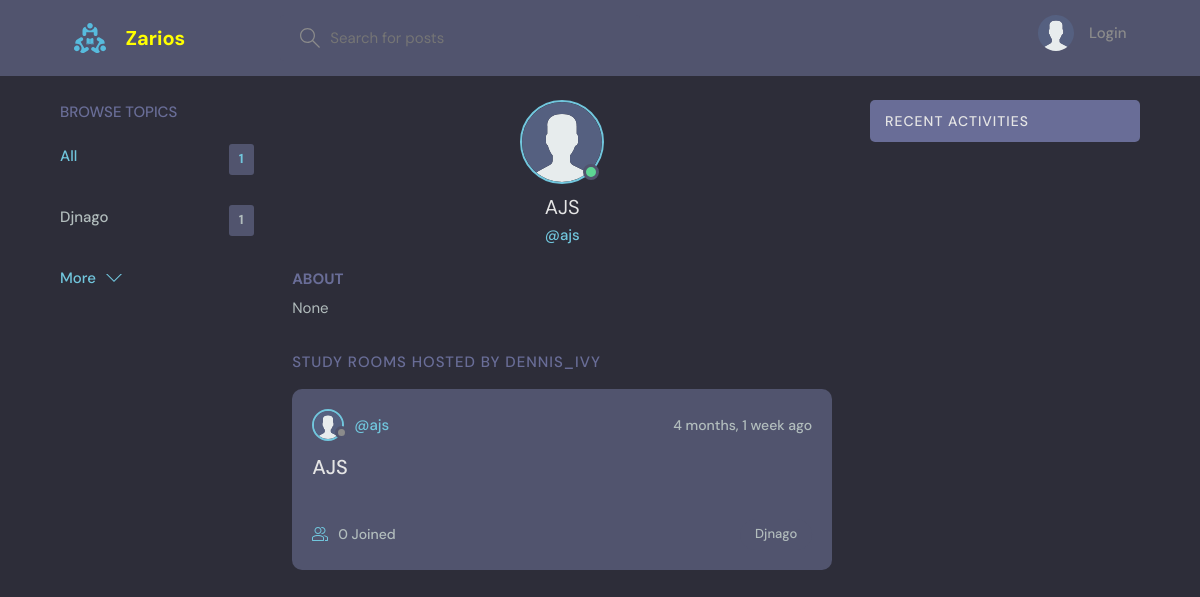
Page /profile/1/ on the committed database.
### base/models.py (models this page shows, shortened)
class Topic(models.Model):
    name = models.CharField(max_length=200)

class User(AbstractUser):
    name = models.CharField(max_length=200, null=True)
    email = models.EmailField(unique=True, null=True)
    bio = models.TextField(null=True)
    avatar = models.ImageField(null=True, default="avatar.svg")
    USERNAME_FIELD = 'email'
    REQUIRED_FIELDS = []

class Room(models.Model):
    host = models.ForeignKey(User, on_delete=models.SET_NULL, null=True)
    topic = models.ForeignKey(Topic, on_delete=models.SET_NULL, null=True)
    name = models.CharField(max_length=200)
    description = models.TextField(null=True, blank=True)
    participants = models.ManyToManyField(
        User, related_name='participants', blank=True)
    updated = models.DateTimeField(auto_now=True)
    created = models.DateTimeField(auto_now_add=True)
    class Meta:
        ordering = ['-updated', '-created']

### base/views.py (the view)
# urls.py: path('profile/<str:pk>/', views.userProfile, name="user-profile"),
def userProfile(request, pk):
    user = User.objects.get(id=pk)
    rooms = user.room_set.all()
    room_messages = user.message_set.all()
    topics = Topic.objects.all()
    context = {'user': user, 'rooms': rooms,
               'room_messages': room_messages, 'topics': topics}
    return render(request, 'base/profile.html', context)

### base/templates/base/profile.html (shortened to what this page needs)
{% extends 'main.html' %}
{% block content %}
<main class="profile-page layout layout--3">
  <div class="container">
    {% include 'base/topics_component.html' %}
    <div class="roomList">
      <div class="profile">
        <div class="profile__avatar">
          <div class="avatar avatar--large active">
            <img src="{{user.avatar.url}}" />
          </div>
        </div>
        <div class="profile__info">
          <h3>{{user.name}}</h3>
          <p>@{{user.username}}</p>
        </div>
        <div class="profile__about">
          <h3>About</h3>
          <p>
            {{user.bio}}
          </p>
        </div>
      </div>
      <div class="roomList__header">
        <div>
          <h2>Study Rooms Hosted by dennis_ivy</a>
          </h2>
        </div>
      </div>
      {% include 'base/feed_component.html' %}
    </div>
    {% include 'base/activity_component.html' %}
  </div>
</main>
{% endblock content %}

### templates/main.html (shortened to what this page needs)
<!doctype html>
{% load static %}
<html lang="en">
    <head>
        <link rel="stylesheet" href="{% static 'styles/style.css' %}" />
    </head>
    <body>
        {% include 'navbar.html' %}  {% block content %} {% endblock %}
    </body>
</html>

### templates/navbar.html (shortened to what this page needs)
{% load static %}
<header class="header header--loggedIn">
    <div class="container">
        <a href="{% url 'home' %}" class="header__logo">
            <img src="{% static 'images/logo.svg' %}" />
            <h1>Zarios</h1>
        </a>
        <form class="header__search" method="GET" action="{% url 'home' %}">
            <label>
                <input name="q" placeholder="Search for posts" />
            </label>
        </form>
        <nav class="header__menu">
            {% if request.user.is_authenticated %}
            <div class="header__user">
                <a href="{% url 'update-user' %}">
                    <div class="avatar avatar--medium active">
                        <img src="{{request.user.avatar.url}}" />
                    </div>
                    <p>
                        {{request.user.username}}
                        <span>@{{request.user.username}}</span>
                    </p>
                </a>
                <button class="dropdown-button">
                    <svg
                        version="1.1"
                        xmlns="http://www.w3.org/2000/svg"
                        width="32"
                        height="32"
                        viewBox="0 0 32 32"
                    >
                        <title>chevron-down</title>
                        <path
                            d="M16 21l-13-13h-3l16 16 16-16h-3l-13 13z"
                        ></path>
                    </svg>
                </button>
            </div>
            {% else %}
            <a href="{% url 'login' %}">
                <img src="{% static 'images/avatar.svg' %}" />
                <p>Login</p>
            </a>
            {% endif %}
        </nav>
    </div>
</header>

### base/templates/base/topics_component.html
<div class="topics">
    <div class="topics__header">
        <h2>Browse Topics</h2>
    </div>
    <ul class="topics__list">
        <li>
            <a href="{% url 'home' %}" class="active">All <span>{{topics.count}}</span></a>
        </li>
        {% for topic in topics %}
        <li>
            <a href="{% url 'home' %}?q={{topic.name}}">{{topic.name}}<span>{{topic.room_set.all.count}}</span></a>
        </li>
        {% endfor %}
    </ul>
    <a class="btn btn--link" href="{% url 'topics' %}">
        More
        <svg version="1.1" xmlns="http://www.w3.org/2000/svg" width="32" height="32" viewBox="0 0 32 32">
            <title>chevron-down</title>
            <path d="M16 21l-13-13h-3l16 16 16-16h-3l-13 13z"></path>
        </svg>
    </a>
</div>

### base/templates/base/feed_component.html (shortened to what this page needs)
{% for room in rooms %}
<div class="roomListRoom">
    <div class="roomListRoom__header">
        <a href="{% url 'user-profile' room.host.id %}" class="roomListRoom__author">
            <div class="avatar avatar--small">
                <img src="{{room.host.avatar.url}}" />
            </div>
            <span>@{{room.host.username}}</span>
        </a>
        <div class="roomListRoom__actions">
            <span>{{room.created|timesince}} ago</span>
        </div>
    </div>
    <div class="roomListRoom__content">
        <a href="{% url 'room' room.id %}">{{room.name}}</a>
    </div>
    <div class="roomListRoom__meta">
        <a href="{% url 'room' room.id %}" class="roomListRoom__joined">
            {{room.participants.all.count}} Joined
        </a>
        <p class="roomListRoom__topic">{{room.topic.name}}</p>
    </div>
</div>
{% endfor %}

### base/templates/base/activity_component.html (shortened to what this page needs)
<div class="activities">
    <div class="activities__header">
        <h2>Recent Activities</h2>
    </div>
</div>

### rows in the picture
Topic: name "Djnago", room_set.all.count "1"
User: avatar (placeholder picture), name "AJS", username "ajs", bio "None"
Room: host.avatar (placeholder picture), host.username "ajs", created "4 months, 1 week", name "AJS", participants.all.count "0", topic.name "Djnago"

### other values in the picture
{{ topics.count }} "1"
